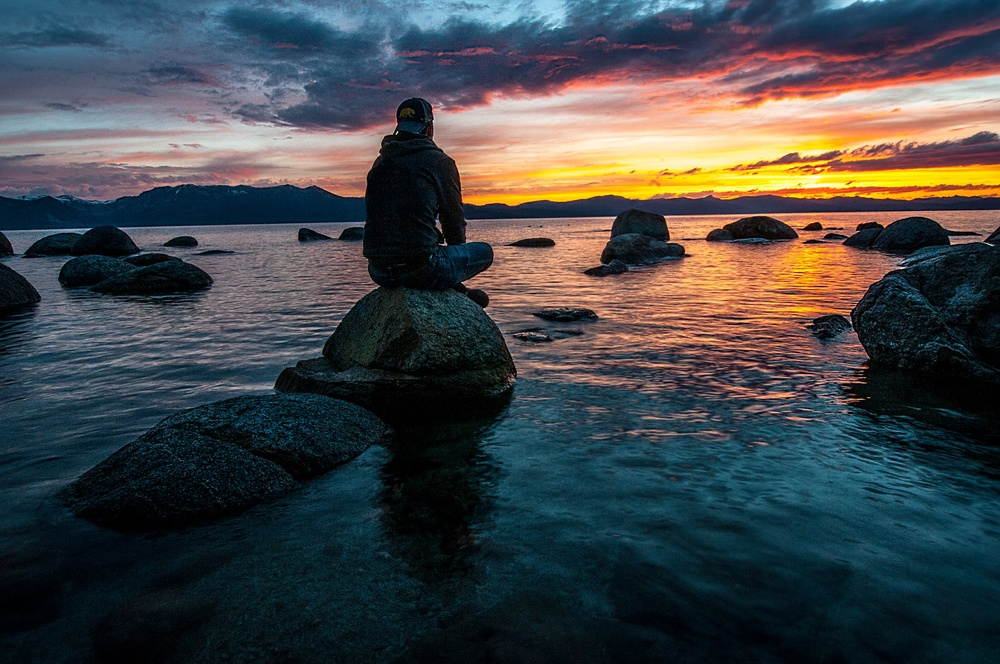
#> input picture src/06 - Trackbar/pexel.jpeg, 1000 x 664 px, shrunk from 2258 x 1500 before the run, given in place of the camera
$ python Invisible_cloak.py
#> lines starting #> are read from the running program, lines starting #| are printed output that depends on the picture; after the words box and inside, x2 and y2 are one past the last pixel; in counts of white or black regions, pixels touching at a corner belong together
import cv2
import numpy as np

cap = cv2.VideoCapture(0)

def nothing(x):
    pass

cv2.namedWindow('trackbars')
cv2.createTrackbar('lowh','trackbars',0,180,nothing)  # 1.tracbar name
cv2.createTrackbar('highh','trackbars',0,180,nothing) # 2 .window name
cv2.createTrackbar('lows','trackbars',0,255,nothing)  # 3. default value
cv2.createTrackbar('highs','trackbars',0,255,nothing) # 4 .maximum value
cv2.createTrackbar('lowv','trackbars',0,255,nothing)  # 5. callback function
cv2.createTrackbar('highv','trackbars',0,255,nothing)

cv2.namedWindow('cor')
cv2.createTrackbar('alpha', 'cor', 0,100, nothing)
cv2.createTrackbar('beta', 'cor', 0, 100, nothing)
cv2.setTrackbarPos('alpha', 'cor', 80)
cv2.setTrackbarPos('beta', 'cor', 100)

def mouse_event(event,x, y, flags, para):
    if event == cv2.EVENT_LBUTTONDOWN:
        print(event)
        pixel = hsv[y,x]
        cv2.setTrackbarPos('lowh','trackbars',pixel[0] - 10)
        cv2.setTrackbarPos('highh','trackbars',pixel[0] + 10)
        cv2.setTrackbarPos('lows','trackbars',pixel[1] - 10)
        cv2.setTrackbarPos('highs','trackbars',pixel[1] + 20)
        cv2.setTrackbarPos('lowv','trackbars',pixel[2] - 20)
        cv2.setTrackbarPos('highv','trackbars',pixel[2] + 20)

for i in range(10):
    ret,back = cap.read()
#> this loop made 10 passes
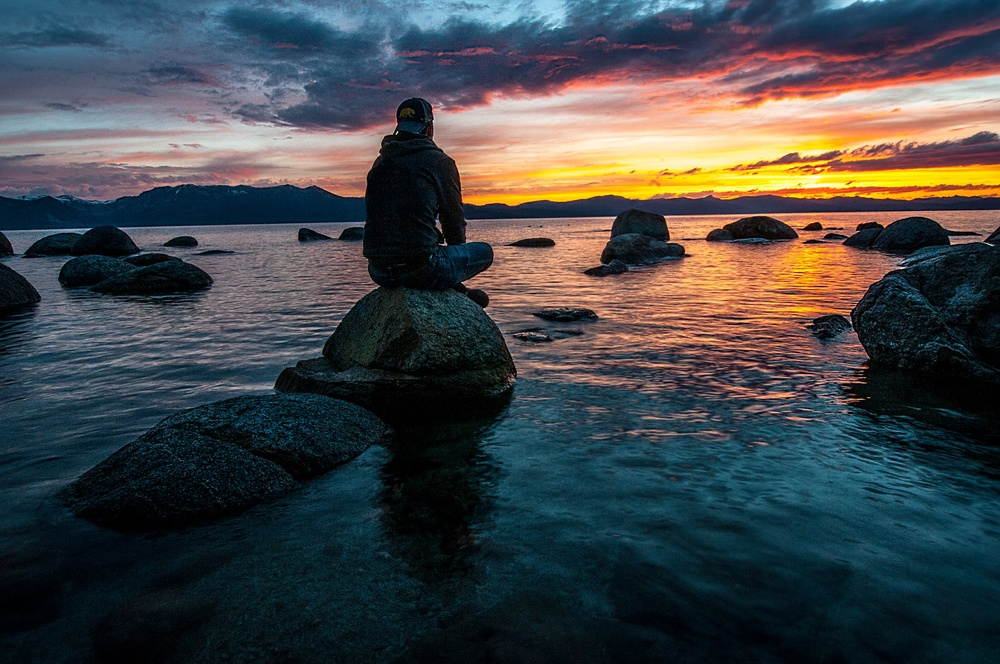
#> input picture src/06 - Trackbar/pexel.jpeg, 1000 x 664 px, shrunk from 2258 x 1500 before the run, given in place of the camera

while True:

    # Read frame
    ret, frame = cap.read()
#> frame is the input picture: shape (664, 1000, 3); mean B, G, R 71.7, 69.9, 66.7

    # Convert BGR to HSV
    hsv = cv2.cvtColor(frame, cv2.COLOR_BGR2HSV)
#> hsv: shape (664, 1000, 3); mean H, S, V 88.4, 146.6, 90.6

    # AddWeighted parameters
    alpha = cv2.getTrackbarPos('alpha','cor')
    beta = cv2.getTrackbarPos('beta','cor')

    # Define range of red color in HSV (Change the value for another color)
    lowh = cv2.getTrackbarPos('lowh','trackbars')
    lows = cv2.getTrackbarPos('lows','trackbars')
    lowv = cv2.getTrackbarPos('lowv','trackbars')
    highh = cv2.getTrackbarPos('highh','trackbars')
    highs = cv2.getTrackbarPos('highs','trackbars')
    highv = cv2.getTrackbarPos('highv','trackbars')

    cv2.setMouseCallback('frame',mouse_event)

    # 160,141,0
    # 180,255,255
    # Lower part of hue contain red color from range 0 to 10
    lower_red = np.array([0,100,100])
    upper_red = np.array([15,255,255])

    # Threshold the HSV image to get only red colors
    mask1 = cv2.inRange(hsv, lower_red, upper_red)
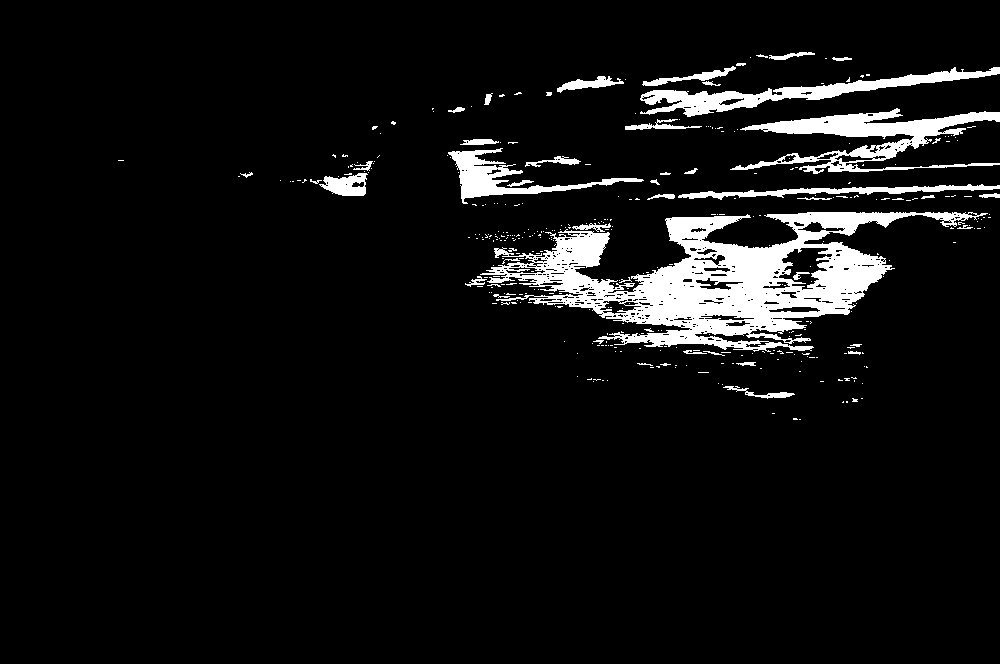
#> mask1: shape (664, 1000); 6.9% white; 362 white regions (315 under 20 px), largest, box (x1, y1, x2, y2) and area: (480, 212, 988, 352) 25933, (730, 108, 1000, 174) 5823, (640, 67, 1000, 117) 4227

    # Upper part of Hue also contain red color from range 160 to 180
    lower_red = np.array([160,100,100])
    upper_red = np.array([180,255,255])

    # Threshold the HSV image to get only red colors
    mask2 = cv2.inRange(hsv, lower_red, upper_red)
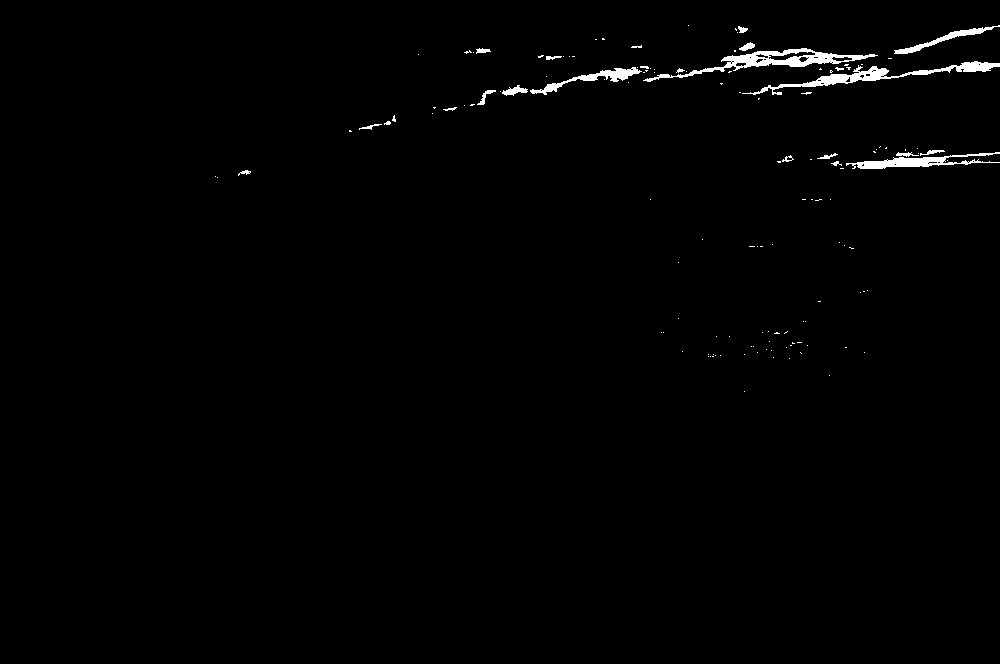
#> mask2: shape (664, 1000); 0.98% white; 134 white regions (110 under 20 px), largest, box (x1, y1, x2, y2) and area: (643, 48, 878, 82) 1673, (742, 61, 1000, 95) 1517, (846, 152, 1000, 169) 972

    # Mask
    mask = mask1 + mask2
#> mask: shape (664, 1000); 7.8% white; 401 white regions (346 under 20 px), largest, box (x1, y1, x2, y2) and area: (480, 212, 988, 352) 25997, (730, 108, 1000, 174) 6994, (640, 61, 1000, 117) 5796

    # kernel
    kernel = np.ones((5,5),np.uint8)

    # Opening
    opening = cv2.morphologyEx(mask, cv2.MORPH_OPEN, kernel)
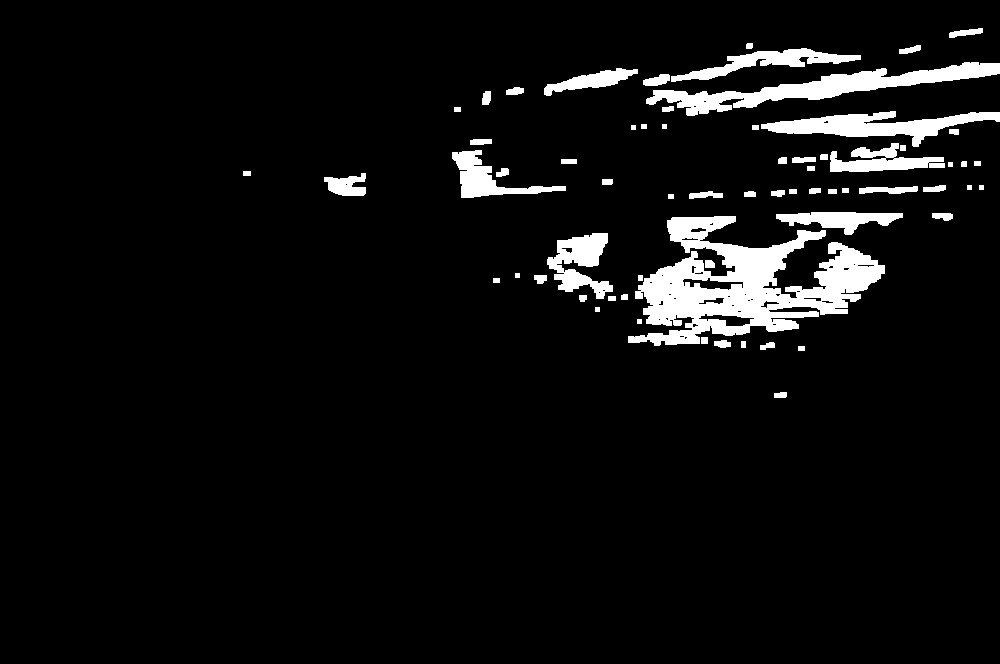
#> opening: shape (664, 1000); 5.9% white; 65 white regions, largest, box (x1, y1, x2, y2) and area: (628, 216, 885, 346) 15465, (646, 62, 1000, 116) 5426, (761, 111, 1000, 147) 3555

    # Dilute
    dilute = cv2.dilate(opening, kernel, iterations = 2)
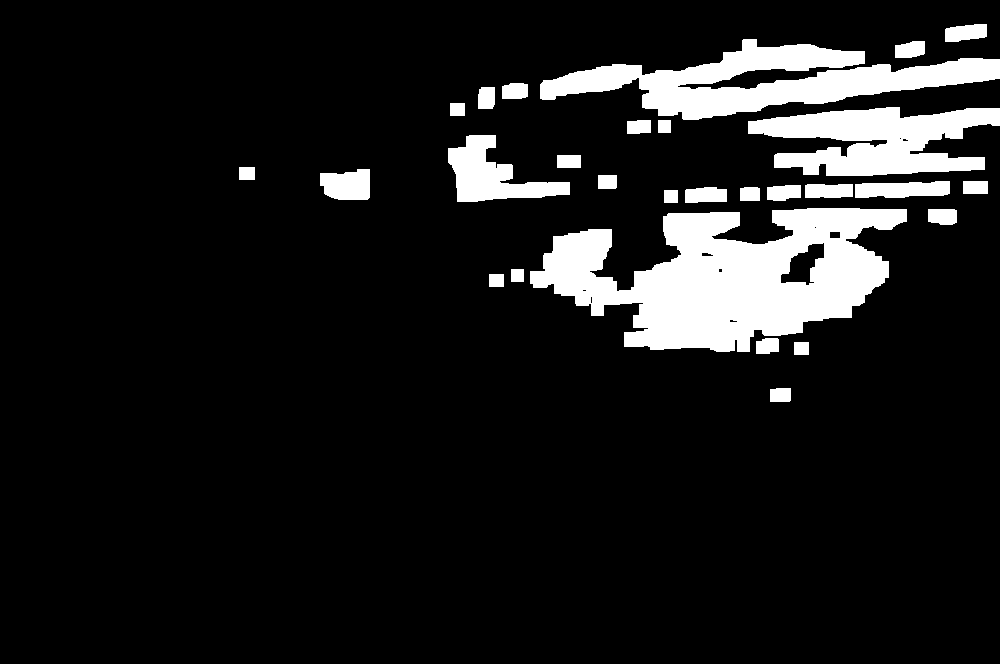
#> dilute: shape (664, 1000); 10.8% white; 28 white regions, largest, box (x1, y1, x2, y2) and area: (530, 208, 907, 352) 31083, (540, 39, 1000, 120) 15974, (748, 107, 1000, 176) 10938

    # Mask inverse to get the background ( Blackout the cloak part, white the background )
    mask_inverse = cv2.bitwise_not(mask)

    # Bitwise-AND mask and original image
    res1 = cv2.bitwise_and(back,back,mask=dilute)
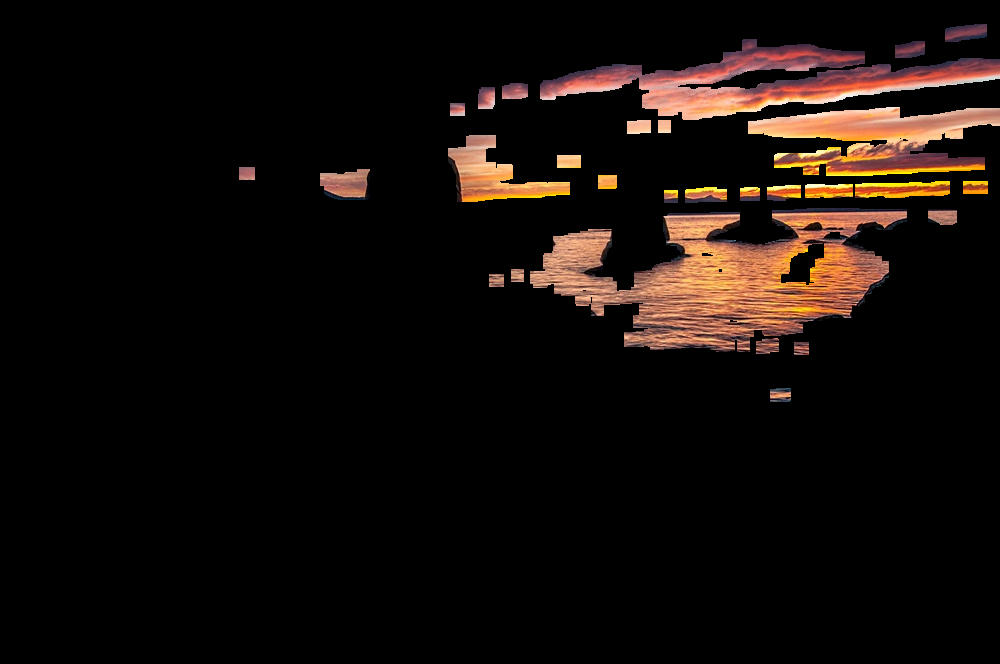
#> res1: shape (664, 1000, 3); mean B, G, R 9.7, 13.2, 20.3
    res2 = cv2.bitwise_and(frame, frame, mask = mask_inverse)
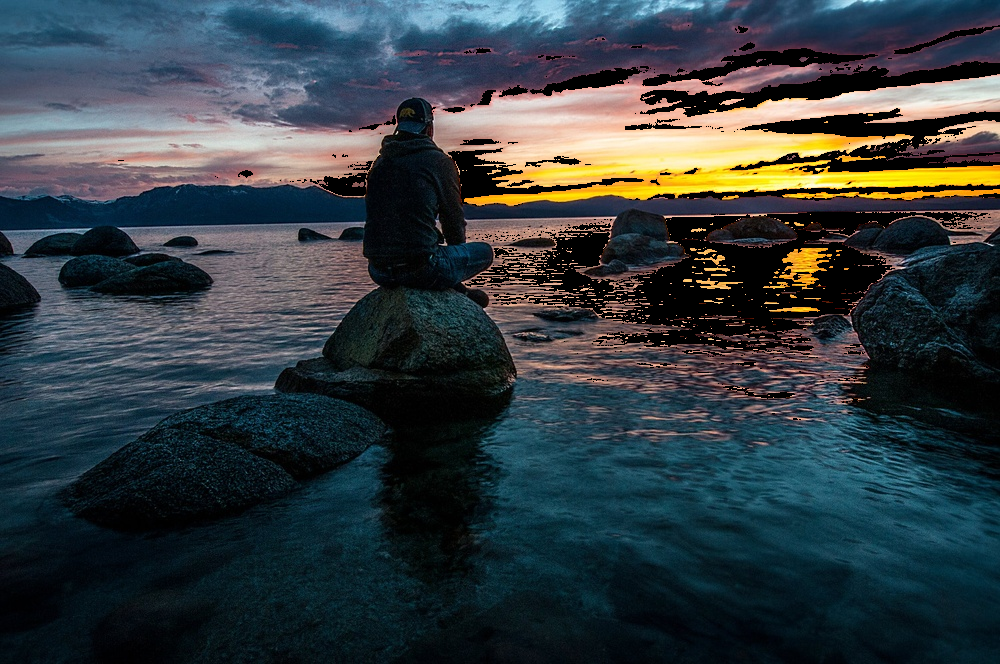
#> res2: shape (664, 1000, 3); mean B, G, R 64.8, 60.7, 51.4

    # Alpha
    alpha = alpha / 100 if alpha > 0 else 0.01
    beta = beta / 100 if beta > 0 else 0.01
    img = cv2.addWeighted(res1, alpha, res2, beta, 0)
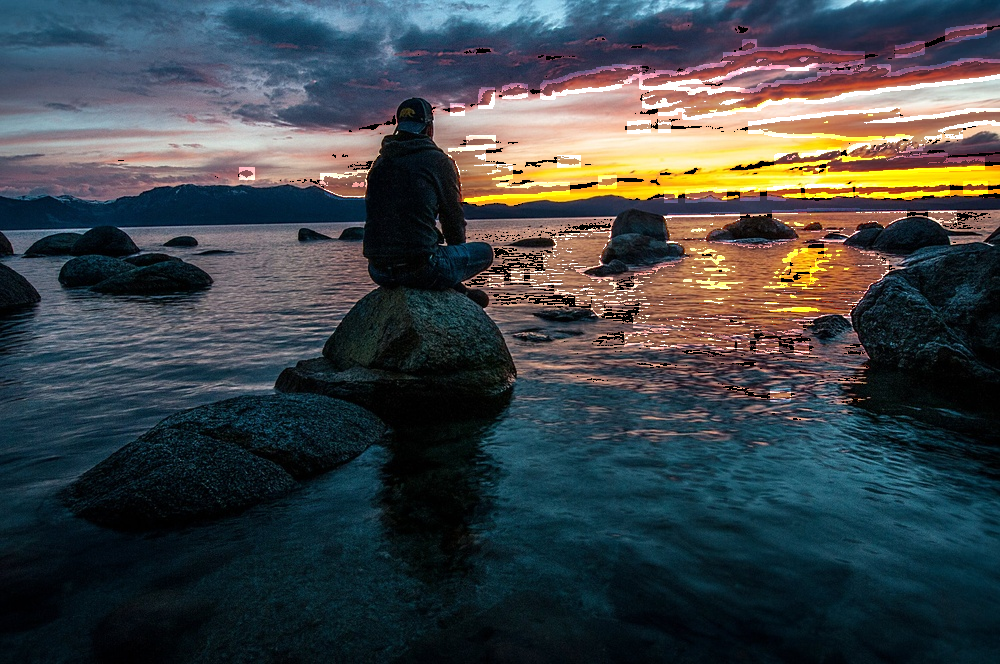
#> img: shape (664, 1000, 3); mean B, G, R 72.1, 69.5, 63.8

    cv2.imshow('frame',frame)
    cv2.imshow('hsv',hsv)
    cv2.imshow('mask',mask)
    cv2.imshow('opening',opening)
    cv2.imshow('dilation',dilute)
    cv2.imshow('mask_inverse',mask_inverse)

    cv2.imshow('res1',res1)
    cv2.imshow('res2',res2)
    cv2.imshow('final',img)

    k = cv2.waitKey(1) & 0xFF
#> (key Esc is pressed here)
    if k == 27:
        break

cap.release()
cv2.destroyAllWindows()
